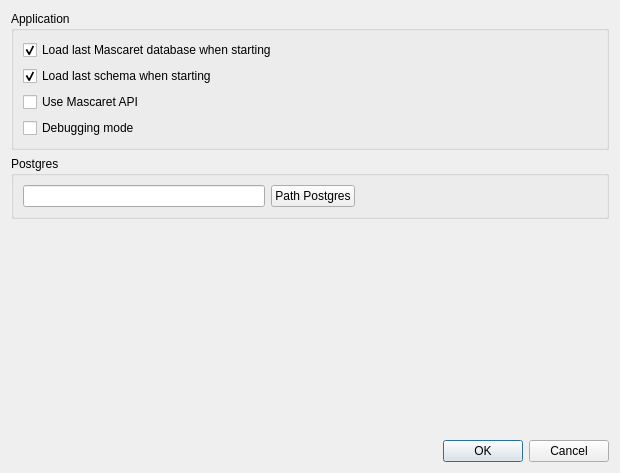
<?xml version="1.0" encoding="UTF-8"?>
<ui version="4.0">
 <class>Settings</class>
 <widget class="QDialog" name="Settings">
  <property name="geometry">
   <rect>
    <x>0</x>
    <y>0</y>
    <width>620</width>
    <height>473</height>
   </rect>
  </property>
  <property name="windowTitle">
   <string>Mascaret Options</string>
  </property>
  <property name="sizeGripEnabled">
   <bool>false</bool>
  </property>
  <property name="modal">
   <bool>true</bool>
  </property>
  <layout class="QGridLayout" name="gridLayout">
   <item row="2" column="0">
    <widget class="QGroupBox" name="groupBox_postgres">
     <property name="enabled">
      <bool>true</bool>
     </property>
     <property name="sizePolicy">
      <sizepolicy hsizetype="Minimum" vsizetype="Preferred">
       <horstretch>0</horstretch>
       <verstretch>0</verstretch>
      </sizepolicy>
     </property>
     <property name="title">
      <string>Postgres</string>
     </property>
     <layout class="QGridLayout" name="gridLayout_2">
      <item row="0" column="0">
       <layout class="QHBoxLayout" name="horizontalLayout">
        <item>
         <widget class="QLineEdit" name="txt_path_postgres"/>
        </item>
        <item>
         <widget class="QPushButton" name="bt_pathPostgres">
          <property name="sizePolicy">
           <sizepolicy hsizetype="Minimum" vsizetype="Fixed">
            <horstretch>0</horstretch>
            <verstretch>0</verstretch>
           </sizepolicy>
          </property>
          <property name="text">
           <string>Path Postgres</string>
          </property>
         </widget>
        </item>
        <item>
         <spacer name="horizontalSpacer">
          <property name="orientation">
           <enum>Qt::Horizontal</enum>
          </property>
          <property name="sizeHint" stdset="0">
           <size>
            <width>40</width>
            <height>20</height>
           </size>
          </property>
         </spacer>
        </item>
       </layout>
      </item>
     </layout>
    </widget>
   </item>
   <item row="0" column="0">
    <widget class="QGroupBox" name="groupBox_3">
     <property name="title">
      <string>Application</string>
     </property>
     <layout class="QVBoxLayout" name="verticalLayout_8">
      <item>
       <widget class="QCheckBox" name="open_lastChbox">
        <property name="text">
         <string>Load last Mascaret database when starting</string>
        </property>
        <property name="checked">
         <bool>true</bool>
        </property>
       </widget>
      </item>
      <item>
       <widget class="QCheckBox" name="open_lastChbox_schema">
        <property name="enabled">
         <bool>true</bool>
        </property>
        <property name="text">
         <string>Load last schema when starting</string>
        </property>
        <property name="checked">
         <bool>true</bool>
        </property>
       </widget>
      </item>
      <item>
       <widget class="QCheckBox" name="apiChbox">
        <property name="text">
         <string>Use Mascaret API</string>
        </property>
        <property name="checked">
         <bool>false</bool>
        </property>
       </widget>
      </item>
      <item>
       <widget class="QCheckBox" name="debugModeChbox">
        <property name="text">
         <string>Debugging mode</string>
        </property>
       </widget>
      </item>
     </layout>
    </widget>
   </item>
   <item row="4" column="0">
    <widget class="QDialogButtonBox" name="buttonBox">
     <property name="orientation">
      <enum>Qt::Horizontal</enum>
     </property>
     <property name="standardButtons">
      <set>QDialogButtonBox::Cancel|QDialogButtonBox::Ok</set>
     </property>
    </widget>
   </item>
   <item row="3" column="0">
    <spacer name="verticalSpacer">
     <property name="orientation">
      <enum>Qt::Vertical</enum>
     </property>
     <property name="sizeHint" stdset="0">
      <size>
       <width>20</width>
       <height>40</height>
      </size>
     </property>
    </spacer>
   </item>
  </layout>
  <action name="actionBt_pathPostgres">
   <property name="text">
    <string>bt_pathPostgres</string>
   </property>
  </action>
  <action name="actionTxt_path_postgres">
   <property name="text">
    <string>txt_path_postgres</string>
   </property>
  </action>
 </widget>
 <resources/>
 <connections>
  <connection>
   <sender>buttonBox</sender>
   <signal>accepted()</signal>
   <receiver>Settings</receiver>
   <slot>accept()</slot>
   <hints>
    <hint type="sourcelabel">
     <x>247</x>
     <y>624</y>
    </hint>
    <hint type="destinationlabel">
     <x>157</x>
     <y>274</y>
    </hint>
   </hints>
  </connection>
  <connection>
   <sender>buttonBox</sender>
   <signal>rejected()</signal>
   <receiver>Settings</receiver>
   <slot>reject()</slot>
   <hints>
    <hint type="sourcelabel">
     <x>315</x>
     <y>624</y>
    </hint>
    <hint type="destinationlabel">
     <x>286</x>
     <y>274</y>
    </hint>
   </hints>
  </connection>
  <connection>
   <sender>bt_pathPostgres</sender>
   <signal>clicked()</signal>
   <receiver>actionBt_pathPostgres</receiver>
   <slot>trigger()</slot>
   <hints>
    <hint type="sourcelabel">
     <x>319</x>
     <y>147</y>
    </hint>
    <hint type="destinationlabel">
     <x>-1</x>
     <y>-1</y>
    </hint>
   </hints>
  </connection>
  <connection>
   <sender>txt_path_postgres</sender>
   <signal>textChanged(QString)</signal>
   <receiver>actionTxt_path_postgres</receiver>
   <slot>trigger()</slot>
   <hints>
    <hint type="sourcelabel">
     <x>143</x>
     <y>145</y>
    </hint>
    <hint type="destinationlabel">
     <x>-1</x>
     <y>-1</y>
    </hint>
   </hints>
  </connection>
 </connections>
</ui>
